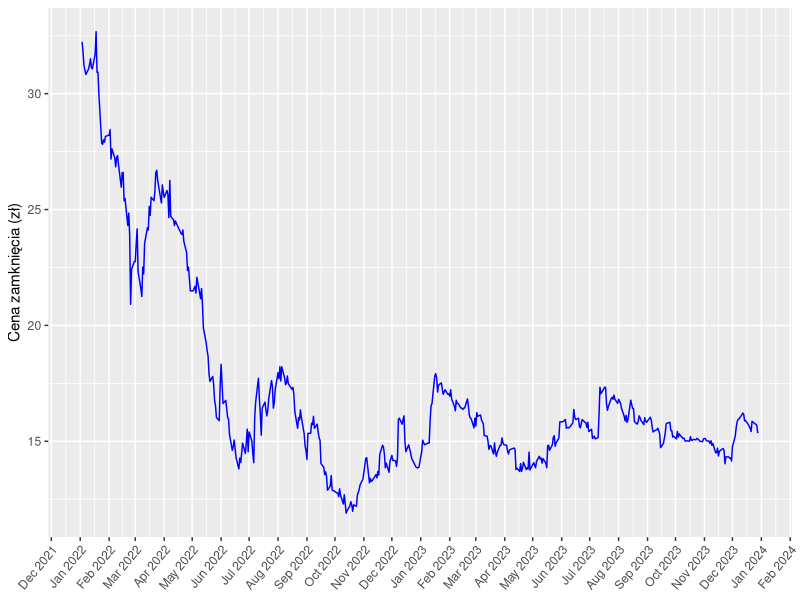
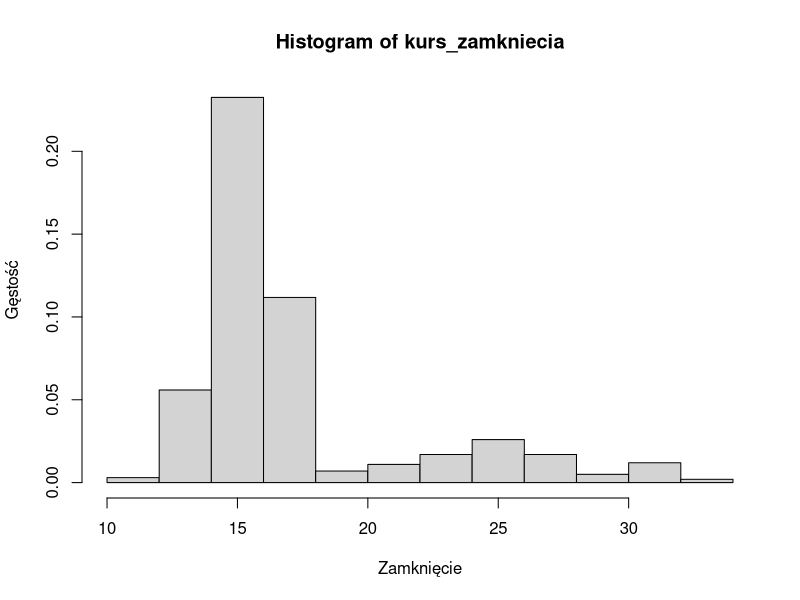
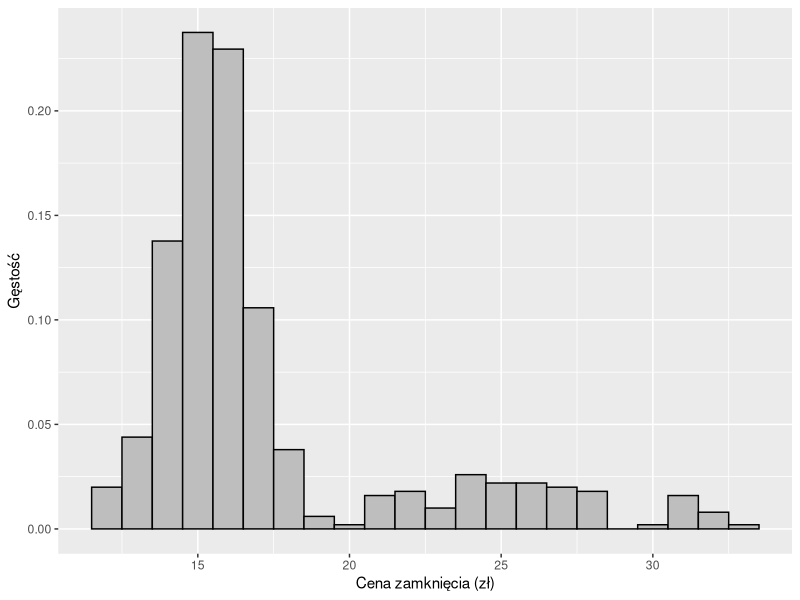
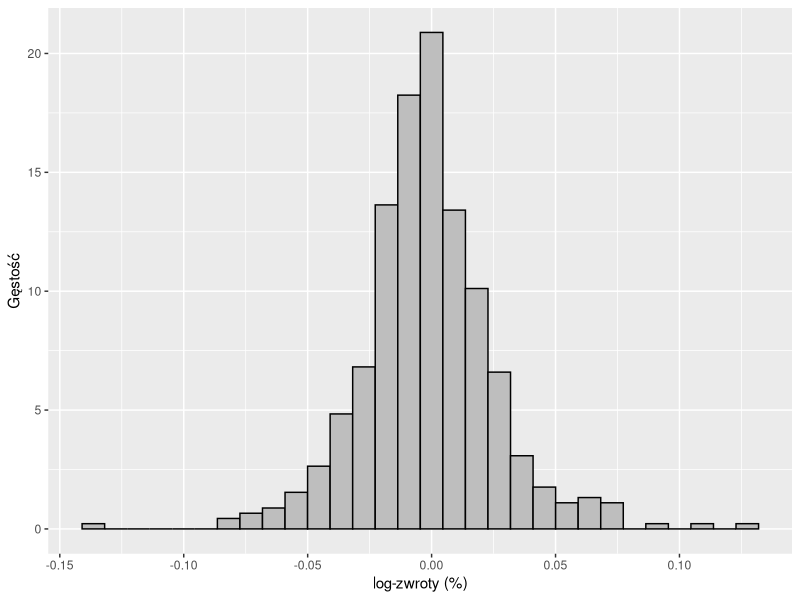
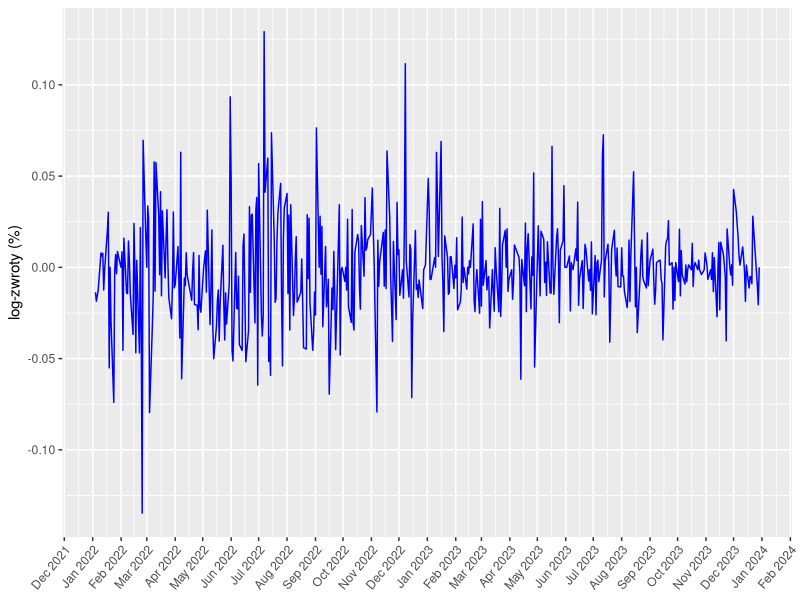
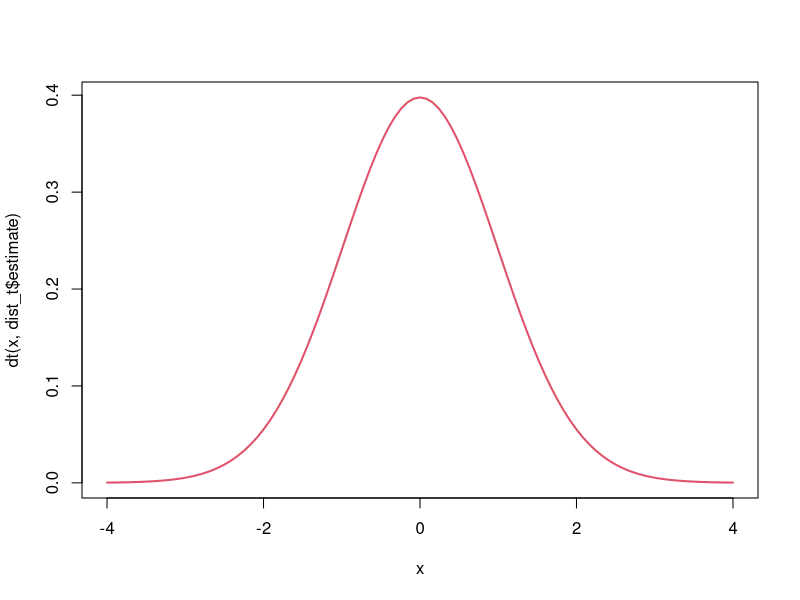
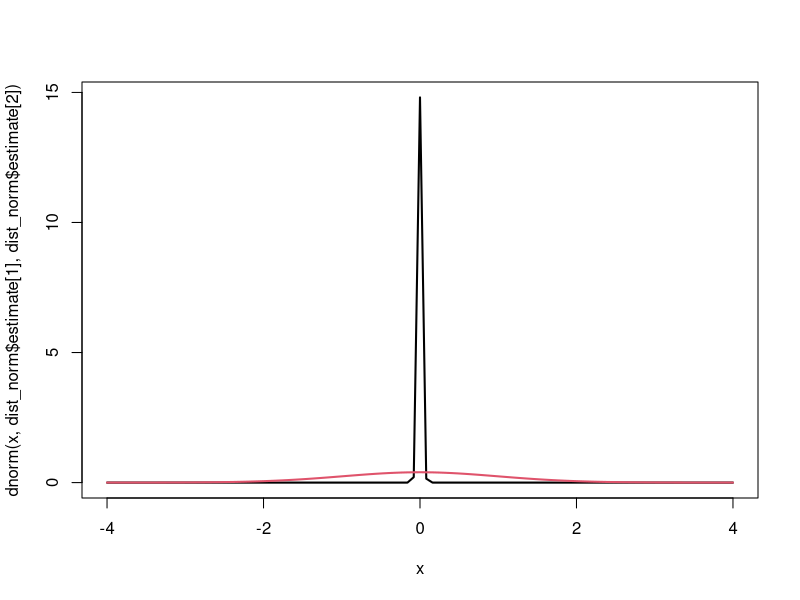
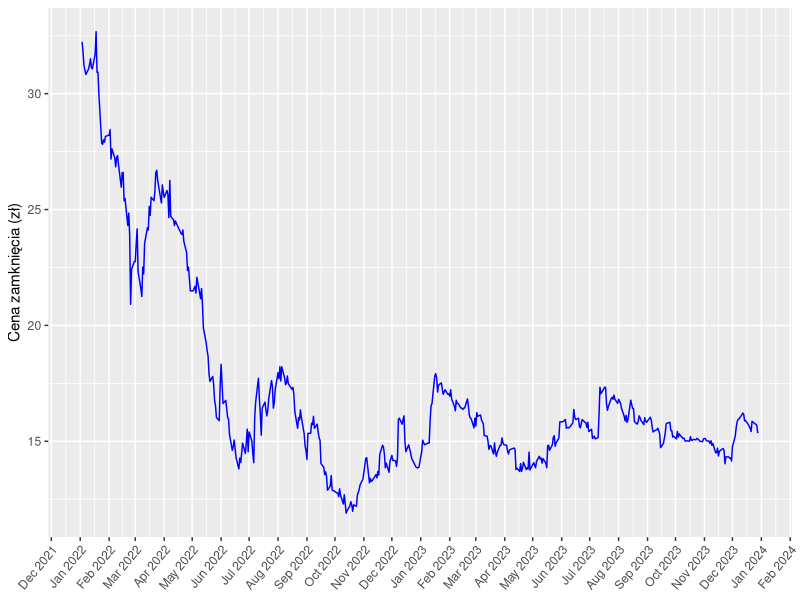

These figures' R source, in order:
# install.packages("ggplot2")
# install.packages("fitdistrplus")


library(ggplot2)
library(fitdistrplus)

#-----------------------------------------
# Zad 1
# Ceny akcji spółki na rok 2022
#-----------------------------------------


cln <- read.csv("cln_d.csv")

kurs_zamkniecia <- cln$Zamkniecie
kurs_data <- as.Date(cln$Data)

clnf <- data.frame(data = kurs_data, zamkniecie = kurs_zamkniecia)

#-----------------------------------------
# Wykres zamknięcia
#-----------------------------------------

wykres_kursu <- ggplot(clnf, aes(x = data, y = zamkniecie, group = 1)) +
  geom_line(color = "blue") +
  labs(x = NULL, y = "Cena zamknięcia (zł)") +
  scale_x_date(
    date_breaks = "1 month",
    date_labels = "%b %Y",
    limits = c(min(clnf$data), max(clnf$data))
  ) +
  theme(axis.text.x = element_text(angle = 50, vjust = 1, hjust = 1))

wykres_kursu

ggsave(
  "img/Wykres_cen_akcji_cln.png",
  plot = wykres_kursu,
  width = 12,
  height = 9,
  units = "cm",
  dpi = 480
)

#-----------------------------------------
# Histogram kursów zamknięcia
#-----------------------------------------

histogram_kursu_ggplot <- ggplot(
  clnf,
  aes(x = zamkniecie, y = after_stat(density))
) +
  geom_histogram(binwidth = 1, fill = "grey", color = "black") +
  labs(title = NULL, x = "Cena zamknięcia (zł)", y = "Gęstość")

hist(kurs_zamkniecia, prob = TRUE, xlab = "Zamknięcie", ylab = "Gęstość")

histogram_kursu_ggplot

ggsave(
  "img/historgram_cln.png",
  plot = histogram_kursu_ggplot,
  width = 12,
  height = 9,
  units = "cm",
  dpi = 480
)

#-----------------------------------------
# Log zwroty (stopy zwrotu)
#-----------------------------------------


log_zwroty_cln <- diff(log(kurs_zamkniecia))

# Przycięcie pierwszego elementu kurs_data
kurs_data_cut <- kurs_data[-1]

log_zwroty_clndf <- data.frame(data = kurs_data_cut, log_zwroty= log_zwroty_cln)

?hist


histogram_zwrotów_ggplot <- ggplot(
  log_zwroty_clndf,
  aes(x = log_zwroty, y = after_stat(density))
) +
  geom_histogram(fill = "grey", color = "black") +
  labs(title = NULL, x = "log-zwroty (%)", y = "Gęstość")

histogram_zwrotów_ggplot

wykres_zwrotów <- ggplot(log_zwroty_clndf, aes(x = data, y = log_zwroty, group = 1)) +
  geom_line(color = "blue") +
  labs(x = NULL, y = "log-zwroty (%)") +
  scale_x_date(
    date_breaks = "1 month",
    date_labels = "%b %Y",
    limits = c(min(kurs_data_cut), max(kurs_data_cut))
  ) +
  theme(axis.text.x = element_text(angle = 50, vjust = 1, hjust = 1))

wykres_zwrotów

ggsave(
  "img/historgram_zwrotów_cln.png",
  plot = histogram_zwrotów_ggplot,
  width = 12,
  height = 9,
  units = "cm",
  dpi = 480
)

ggsave(
  "img/wykres_zwrotów_cln.png",
  plot = wykres_zwrotów,
  width = 12,
  height = 9,
  units = "cm",
  dpi = 480
)

#-----------------------------------------
# Estymacja parametrów rozkładu normalnego i t-studenta
#-----------------------------------------

dist_norm <- fitdist(log_zwroty_cln, "norm")
dist_t <- fitdist(log_zwroty_cln, "t", start=list(df=12))

curve(dt(x,dist_t$estimate), xlim=c(-4,4), col=2,lwd=2)


dist_norm
dist_t
#-----------------------------------------
# Wykresy diagnostyczne
#-----------------------------------------

par(mfrow=c(1,1))
curve(dnorm(x,dist_norm$estimate[1],dist_norm$estimate[2]), xlim=c(-4,4),lwd=2)
curve(dt(x,dist_t$estimate), add=T, col=2,lwd=2)

key <- c("norm", "t-student")
png(
  "img/wykresy_diagnostyczne_cln.png",
  width = 18,
  height = 18,
  pointsize = 9,
  units = "cm",
  res = 480
)
par(mfrow = c(2, 2))
denscomp(list(dist_norm, dist_t), legendtext = key)
qqcomp(list(dist_norm, dist_t), legendtext = key)
cdfcomp(list(dist_norm, dist_t), legendtext = key)
ppcomp(list(dist_norm, dist_t), legendtext = key)

dev.off()


#-----------------------------------------
# Analiza wartości statystyk
#-----------------------------------------

gofstat(
  list(dist_norm, dist_t),
  fitnames = key
)


#-----------------------------------------
# Zad 5
# Test hipotezy o równości rozkładów
#-----------------------------------------

iterations <- 10000
n <- length(log_zwroty_cln)
n

D <- c()

for (i in 1:iterations) {
  y_ln <- rnorm(n, dist_norm$estimate[1], dist_norm$estimate[2])
  D[i] <- ks.test(
    y_ln,
    pnorm,
    dist_norm$estimate[1],
    dist_norm$estimate[2],
    exact = TRUE
  )$statistic
}

# Obliczamy dn_ln, czyli wartosc statystyki D,
# dla danych kurs_zamkniecia i rozkładu F0 wybranego w punkcie
dn_n <- ks.test(
  log_zwroty_cln,
  pnorm,
  dist_norm$estimate[1],
  dist_norm$estimate[2],
  exact = TRUE
)$statistic

dn_n

png(
  "img/hipoteza_o_rownosci_cln.png",
  width = 9,
  height = 12,
  pointsize = 9,
  units = "cm",
  res = 480
)
par(mfrow = c(1, 1))
hist(D, prob = TRUE, xlab = "")
points(dn_n, 0, pch = 19, col = "red")
dev.off()


# Odleglosc dystrybuanty empirycznej dla kurs_zamkniecia,
# oraz dystrybuanty F0 jest istotnie większa od odleglosci obserwowanych
# dla probek tej samej licznosci z rozkladu F0.

p_value_n <- length(D[D > dn_n]) / iterations
p_value_n


alfa <- c(0.05)
p_value_n <= alfa
# Wartosc p-value jest mniejsza od przyjetego poziomu istotnosci, zatem
# hipoteze o rownosci dystrybuant (F = F0, gdzie F poszukiwany rozklad) odrzucam.
